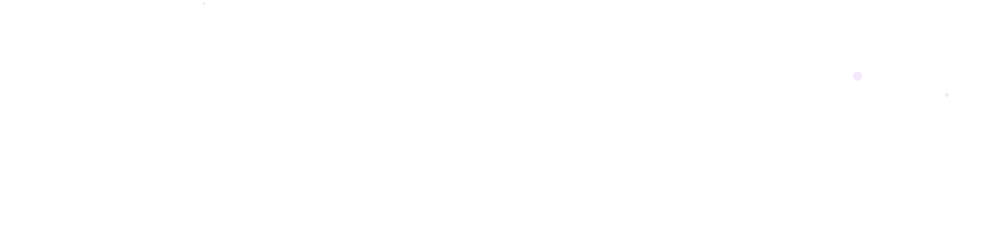
Frame 1 (no input)
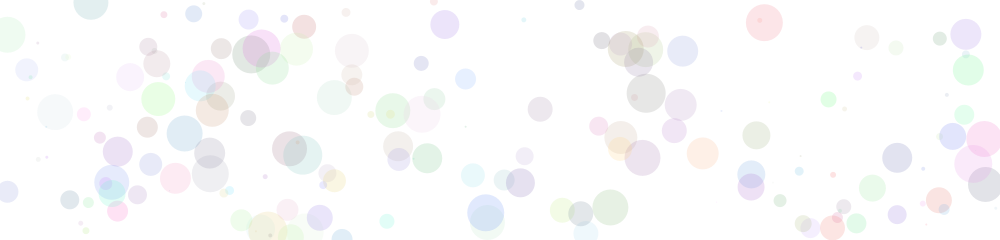
Frame 60 (the mouse pressed at the canvas centre just before this capture)
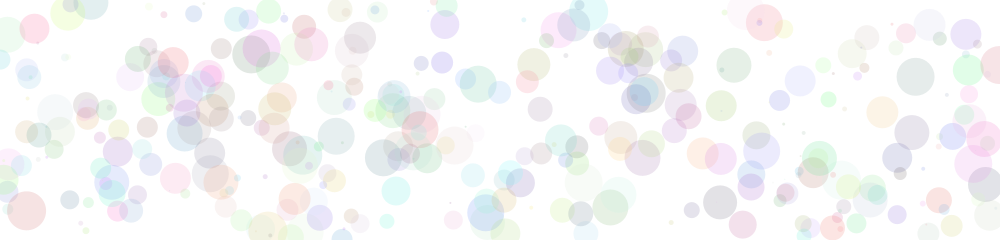
Frame 120 (the mouse held since frame 60 and released just before this capture)

The Processing sketch that drew these frames (run headless with seeded random() and noise(); from frame 60 on, the mouse is pressed at the canvas centre):

// Processing sketch: example02
// ── example02.pde
void setup() {
   size(1000,240); 
   background(255);
   noStroke();
   frameRate(15);
}

void draw(){
   for(int i = 0; i < 3; i ++){
      color c = color(random(100,255), random(100,255), random(100,255),50);
      fill(c);
      int diameter = (int)random(40);
      ellipse(random(width),random(height),diameter,diameter);
   }
}
